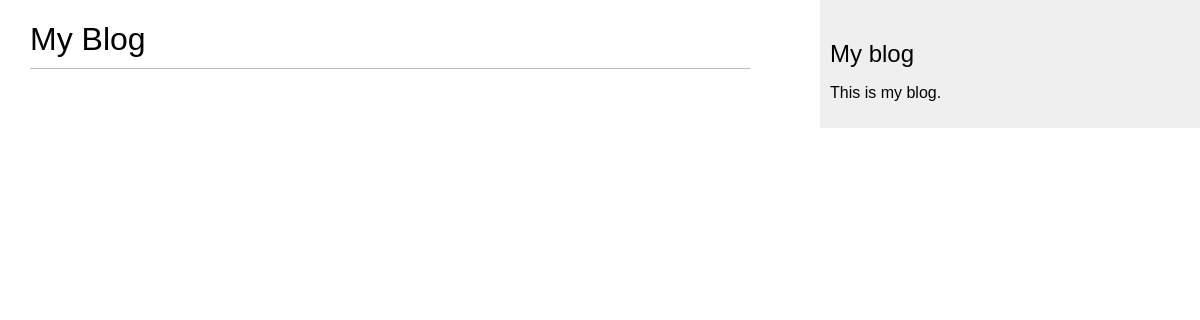
/blog/, run on an earlier commit of the app's database.
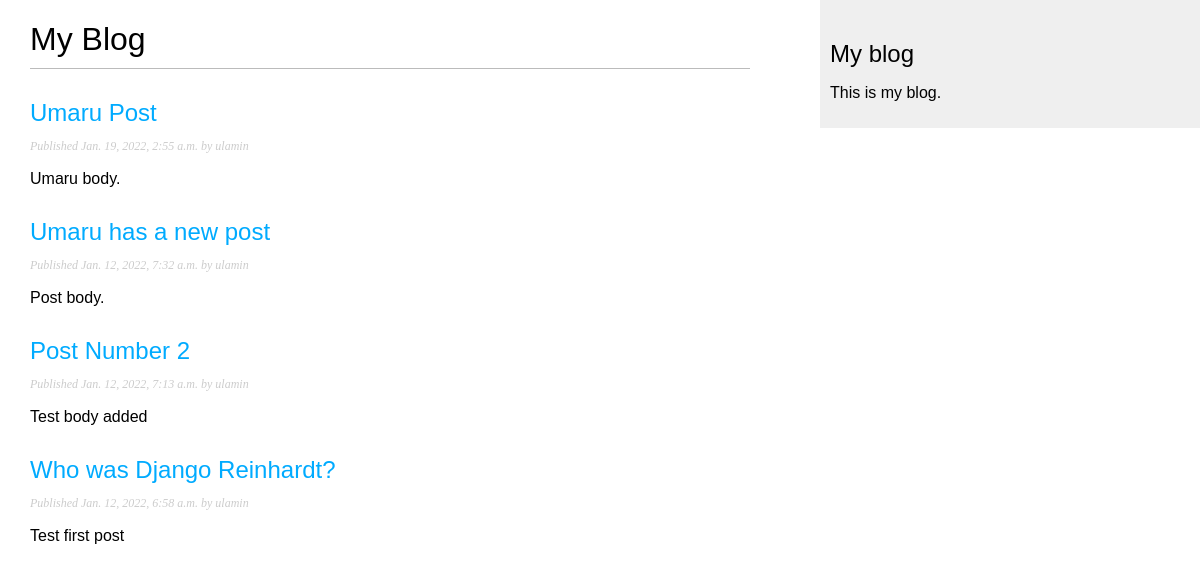
And on a later commit of the database.
### blog/models.py (models this page shows, shortened)
class Post (models.Model):
    STATUS_CHOICES = (
        ('draft', 'Draft'),
        ('published', 'Published'),
    )
    title = models.CharField(max_length=250)
    slug = models.SlugField(max_length=250,
                            unique_for_date='publish')
    author = models.ForeignKey(User,
                               on_delete=models.CASCADE,
                               related_name='blog_posts')
    body = models.TextField()
    publish = models.DateTimeField(default=timezone.now)
    created = models.DateTimeField(auto_now_add=True)
    updated = models.DateTimeField(auto_now=True)
    status = models.CharField(max_length=10,
                              choices=STATUS_CHOICES,
                              default='draft')
    objects = models.Manager()  # The default manager.
    published = PublishedManager()  # Our custom manager.
    def get_absolute_url(self):
        return reverse('blog:post_detail',
                       args=[self.publish.year,
                             self.publish.month,
                             self.publish.day, self.slug])
    class Meta:
        ordering = ('-publish',)

### blog/views.py (the view)
# urls.py: path('', views.post_list, name='post_list'),
def post_list(request):
    posts = Post.published.all()
    return render (request,
                   'blog/post/list.html',
                   {'posts':posts})

### blog/models.py (called while the page is built)
    def get_queryset(self):
        return super(PublishedManager,
                     self).get_queryset() \
                    .filter(status='published')

### blog/templates/blog/post/list.html (shortened to what this page needs)
{% extends "blog/base.html" %}
{% block content %}
    <h1>My Blog</h1>
    {% for post in posts %}
    <h2>
        <a href="{{ post.get_absolute_url }}">
            {{ post.title }}
        </a>
    </h2>
    <p class="date">
        Published {{ post.publish }} by {{ post.author }}
    </p>
    {{ post.body| truncatewords:30 | linebreaks }}
    {% endfor %}
{% endblock %}

### blog/templates/blog/base.html (shortened to what this page needs)
{% load static %}
<!DOCTYPE html>
<html>
<head>
    <link href="{% static "css/blog.css" %}" rel="stylesheet">
</head>
<body>
 <div id="content">
     {% block content %}
     {% endblock %}
 </div>
 <div id="sidebar">
     <h2>My blog</h2>
     <p>This is my blog.</p>
 </div>
</body>
</html>

### blog/static/blog.css (style rules this page uses)
body { margin:0; padding:0; font-family:helvetica, sans-serif; }
a { color:#00abff; text-decoration:none; }
h1 { font-weight:normal; border-bottom:1px solid #bbb; padding:0 0 10px 0; }
h2 { font-weight:normal; margin:30px 0 0; }
#content { float:left; width:60%; padding:0 0 0 30px; }
#sidebar { float:right; width:30%; padding:10px; background:#efefef; height:100%; }
p.date { color:#ccc; font-family: georgia, serif; font-size: 12px; font-style: italic; }

What changed in the data, as far as the page shows it:
added Post: title "Umaru Post", publish "Jan. 19, 2022, 2:55 a.m.", author "ulamin", body "Umaru body."
now on this page (row edited): Post: title "Umaru has a new post", publish "Jan. 12, 2022, 7:32 a.m.", author "ulamin", body "Post body."
now on this page (row edited): Post: title "Post Number 2", publish "Jan. 12, 2022, 7:13 a.m.", author "ulamin", body "Test body added"
now on this page (row edited): Post: title "Who was Django Reinhardt?", publish "Jan. 12, 2022, 6:58 a.m.", author "ulamin", body "Test first post"
